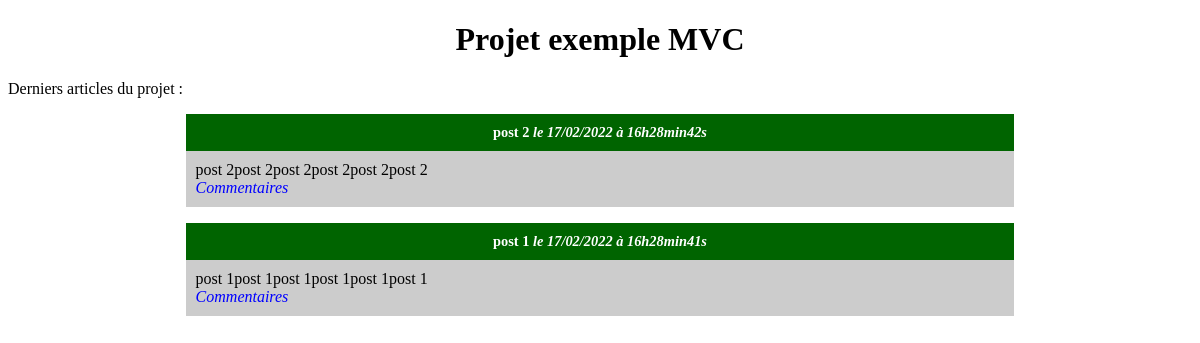
/blog/index.php, run on the app's committed database.
### tables this page shows
CREATE TABLE `posts` (
  `id` int(11) NOT NULL,
  `title` varchar(255) NOT NULL,
  `content` text NOT NULL,
  `creation_date` datetime NOT NULL
);

### blog/src/controllers/homepage.php (called while the page is built, shortened)
<?php
require_once('src/lib/database.php');
require_once('src/model/post.php');
class Homepage
{
    public function execute()
    {
        $postRepository = new PostRepository();
        $postRepository->connection = new DatabaseConnection();
        $posts = $postRepository->getPosts();
        require('templates/homepage.php');
    }
}

### blog/src/lib/database.php (called while the page is built, shortened)
<?php
class DatabaseConnection
{
    public ?\PDO $database = null;
    public function getConnection(): \PDO
    {
        if ($this->database === null) {
            $this->database = new \PDO('mysql:host=localhost;dbname=blog;charset=utf8', 'root', '');
        }
        return $this->database;
    }
}

### blog/src/model/post.php (called while the page is built, shortened)
<?php
require_once('src/lib/database.php');
class PostRepository
{
    public DatabaseConnection $connection;
    public function getPosts(): array
    {
        $statement = $this->connection->getConnection()->query(
            "SELECT id, title, content, DATE_FORMAT(creation_date, '%d/%m/%Y à %Hh%imin%ss') AS french_creation_date FROM posts ORDER BY creation_date DESC LIMIT 0, 5"
        );
        $posts = [];
        while (($row = $statement->fetch())) {
            $post = new Post();
            $post->title = $row['title'];
            $post->frenchCreationDate = $row['french_creation_date'];
            $post->content = $row['content'];
            $post->identifier = $row['id'];
            $posts[] = $post;
        }
        return $posts;
    }
}

### blog/templates/homepage.php (the view, shortened to what this page needs)
<h1>Projet exemple MVC</h1>
<p>Derniers articles du projet :</p>
<?php
foreach ($posts as $post) {
?>
    <div class="news">
        <h3>
            <?= htmlspecialchars($post->title); ?>
            <em>le <?= $post->frenchCreationDate; ?></em>
        </h3>
        <p>
            <?= nl2br(htmlspecialchars($post->content)); ?>
            <br />
            <em><a href="index.php?action=post&id=<?= urlencode($post->identifier) ?>">Commentaires</a></em>
        </p>
    </div>
<?php
}
?>
<?php $content = ob_get_clean(); ?>
<?php require('layout.php') ?>

### blog/index.php (shortened to what this page needs)
<?php
require_once('src/controllers/homepage.php');
require_once('src/controllers/post.php');
try {
    if (isset($_GET['action']) && $_GET['action'] !== '') {
        if ($_GET['action'] === 'post') {
            if (isset($_GET['id']) && $_GET['id'] > 0) {
                $identifier = $_GET['id'];
                (new Post())->execute($identifier);
            } else {
                throw new Exception('Aucun identifiant de billet envoyé');
            }
        } elseif ($_GET['action'] === 'addComment') {
            if (isset($_GET['id']) && $_GET['id'] > 0) {
                $identifier = $_GET['id'];
                (new AddComment())->execute($identifier, $_POST);
            } else {
                throw new Exception('Aucun identifiant de billet envoyé');
            }
        } elseif ($_GET['action'] === 'updateComment') {
            if (isset($_GET['id']) && $_GET['id'] > 0) {
                $identifier = $_GET['id'];
                $input = null;
                if ($_SERVER['REQUEST_METHOD'] === 'POST') {
                    $input = $_POST;
                }
                (new UpdateComment())->execute($identifier, $input);
            } else {
                throw new Exception('Aucun identifiant de commentaire envoyé');
            }
        } else {
            throw new Exception("La page que vous recherchez n'existe pas.");
        }
    } else {
        (new Homepage())->execute();
    }
} catch (Exception $e) {
    $errorMessage = $e->getMessage();
    require('templates/error.php');
}

### blog/templates/layout.php (shortened to what this page needs)
<!DOCTYPE html>
<html>
    <head>
        <link href="style.css" rel="stylesheet" />
    </head>
    <body>
        <?= $content ?>
    </body>
</html>

### blog/style.css (style rules this page uses)
h1, h3 { text-align:center; }
h3 { background-color:darkgreen; color:white; font-size:0.9em; margin-bottom:0px; padding: 10px; }
.news p { background-color:#CCCCCC; margin-top:0px; padding: 10px; }
.news { width:70%; margin:auto; }
a { text-decoration: none; color: blue; }

### data on the page
posts: title "post 2", frenchCreationDate "17/02/2022 à 16h28min42s", content "post 2post 2post 2post 2post 2post 2"
posts: title "post 1", frenchCreationDate "17/02/2022 à 16h28min41s", content "post 1post 1post 1post 1post 1post 1"
